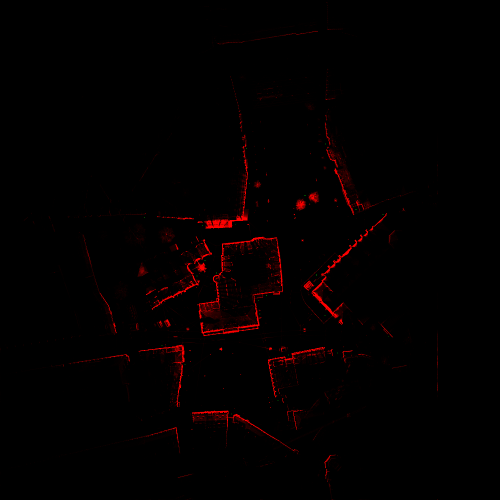
#> input picture imgs/bremen_altstadt_final.png, 1000 x 1000 px (shown at 1/2 size)
$ python points_to_polygons.py
#> lines starting #> are read from the running program, lines starting #| are printed output that depends on the picture
### points_to_segments/hough.py
from __future__ import division
import cv2
import numpy as np

class Hough:

	# [55 lines left out: functions __init__, TransformImage, GetLineSegments, DrawSegments, main, not called in this run]

# [2 lines that do not run on import are left out]

################################################################################

def image_to_segments(image):
	RESOLUTION = 1
	NUMBER_OF_ANGLES = 180
	VOTES_REQUIRED_TO_COUNT_AS_A_LINE = 70

	image[image < 100] = 0
	image[image >= 100] = 255
	image = cv2.cvtColor(image.astype(np.uint8), cv2.COLOR_BGR2GRAY)

	segments = []
	lines = cv2.HoughLinesP(
		image,
		RESOLUTION,
		np.pi/NUMBER_OF_ANGLES,
		VOTES_REQUIRED_TO_COUNT_AS_A_LINE
	)

	return np.array([[x1, y1, x2, y2] for x1, y1, x2, y2 in lines[0]])

### segments_to_polygons/main.py
from __future__ import division, print_function

from math import pi

import numpy as np

from config import *
from visualization import visualize_segments, visualize_position
from visualization import visualize_polygons
from geometry import point_distance, rotate_point_about_point
from geometry import shorten_point, farthest_point

NINETY_DEGREES = pi/2

# [13 lines left out: function generate_segments, not called in this run]

def generate_position(lower_bound=GENERATION_LOWER_BOUND, upper_bound=GENERATION_UPPER_BOUND):
  '''
  Returns an array of two numbers.
  '''
  return np.random.random_integers(lower_bound, upper_bound, size=2)

def get_rear_rectangle_corners(segment, position):
  '''
  Determine where the corners are that are farther from `position`. Rotates the
  bottom about the top 90 degrees, and a second time by -90 degrees. Takes the
  farthest point as one corner, and produces the other corner.
  '''
  segment_top, segment_bottom = segment[:2], segment[2:]

  rotated_a = rotate_point_about_point(segment_bottom, segment_top, -NINETY_DEGREES)
  rotated_b = rotate_point_about_point(segment_bottom, segment_top, NINETY_DEGREES)
  corner1 = farthest_point(position, [rotated_a, rotated_b])

  correct_angle = NINETY_DEGREES if corner1 == rotated_a else -NINETY_DEGREES
  corner2 = rotate_point_about_point(segment_top, segment_bottom, correct_angle)

  return corner1, corner2

def segments_to_polygons(segments, position, vision_range=200):
  '''
  segments: an matrix of shape [n, 4] where n is the number of segments.
  position: a 2-element array

  Returns polygons: a list (all polygons) of lists (individual polygons) of
  pairs (individual points).
  '''
  polygons = []

  for segment in segments:
    assumed_area = np.random.normal(
      loc=BUILDING_SIZE,
      scale=(10 * BUILDING_VARIANCE)**2
    )

    segment_top, segment_bottom = segment[:2], segment[2:]

    face_length = point_distance(segment_top, segment_bottom)
    # area = length * width, solve for length
    side_length = min(assumed_area / face_length, MAX_BUILDING_LENGTH)
    proportion_to_keep = side_length / face_length

    corner1, corner2 = get_rear_rectangle_corners(segment, position)

    if face_length < 10 or \
      (point_distance(position, corner1) > vision_range and \
       point_distance(position, corner2) > vision_range):
       continue

    polygons.append([
      segment_bottom,
      shorten_point(segment_bottom, corner2, proportion_to_keep),
      shorten_point(segment_top, corner1, proportion_to_keep),
      segment_top
    ])

  return polygons

###############################################################################

# [13 lines left out: function demo, not called in this run]

# [2 lines that do not run on import are left out]

### segments_to_polygons/geometry.py
from math import cos, sin

import numpy as np

def linear_interpolate(point_a, point_b, proportion):
  return point_a + proportion * (point_b - point_a)

def shorten_point(anchor_point, point_to_be_shortened, keep_proportion):
  '''
  Returns a new point somewhere between anchor_point and point_to_be_shortened
  '''
  return (
    linear_interpolate(anchor_point[0], point_to_be_shortened[0], keep_proportion),
    linear_interpolate(anchor_point[1], point_to_be_shortened[1], keep_proportion)
  )

def point_distance(point_a, point_b):
  '''
  Returns the Euclidean distance between two points.
  '''
  return np.sqrt(np.sum((point_a-point_b)**2))

def farthest_point(anchor, points):
  '''
  Returns the farthest point in `points` relative to `anchor`.
  '''
  longest_point = None
  longest_distance = float('-inf')

  for point in points:
    distance = point_distance(anchor, point)
    if distance > longest_distance:
      longest_distance = distance
      longest_point = point

  return longest_point

def rotate_point_about_point(point, anchor, radians):
  '''
  Rotate `point`, treating `anchor` as the origin.
  '''
  point_x, point_y = point
  anchor_x, anchor_y = anchor

  new_point_x = cos(radians) * (point_x-anchor_x) - sin(radians) * \
  (point_y-anchor_y) + anchor_x
  new_point_y = sin(radians) * (point_x-anchor_x) + cos(radians) * (point_y-anchor_y) + anchor_y

  return new_point_x, new_point_y

### segments_to_polygons/visualization.py
import numpy as np
import cv2

from config import CANVAS_SIZE

GREEN = (0, 200, 0)
RED = (0, 0, 200)
WHITE = (255, 255, 255)


# [28 lines left out: functions visualize_segments, visualize_position, visualize_polygons, not called in this run]

### points_to_polygons.py
import cv2
import numpy as np

from points_to_segments.hough import image_to_segments
from segments_to_polygons.main import segments_to_polygons, generate_position
from segments_to_polygons.visualization import visualize_segments, visualize_position
from segments_to_polygons.visualization import visualize_polygons


target_image = cv2.imread('imgs/bremen_altstadt_final.png')
#> target_image is the input picture: shape (1000, 1000, 3); mean B, G, R 0, 0, 3.5

position = generate_position(200, 800)
segments = image_to_segments(target_image)
#> in image_to_segments, `image[image >= 100] = 255`:
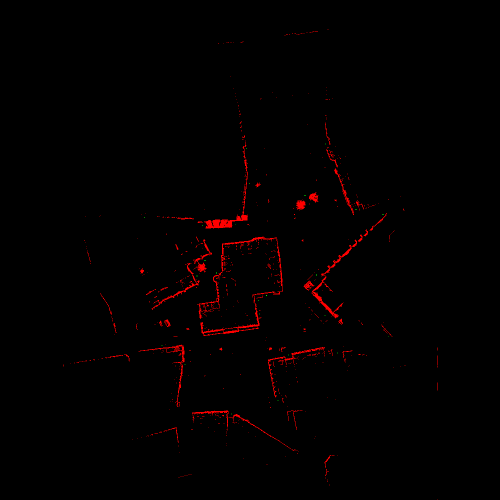
#> image: shape (1000, 1000, 3) (shown at 1/2 size); mean B, G, R 0, 0, 2.9
#> in image_to_segments, `image = cv2.cvtColor(image.astype(np.uint8), cv2.COLOR_BGR2GRAY)`:
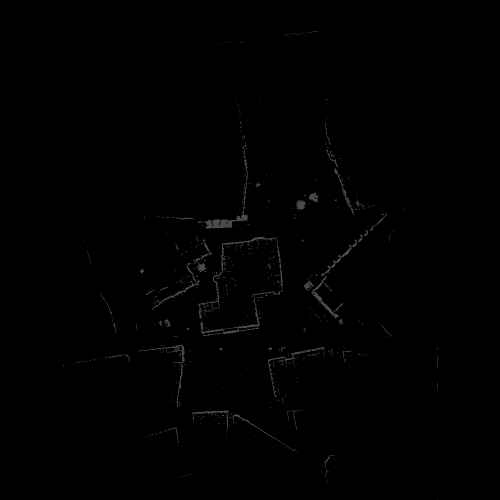
#> image: shape (1000, 1000) (shown at 1/2 size); min 0, max 150, mean 0.9
#> in image_to_segments, `lines = cv2.HoughLinesP( image, RESOLUTION, np.pi/NUMBER_OF_ANGLES, VO..`: lines = 186 rows, first 6: [649, 547, 659, 537], [717, 482, 724, 475], [749, 452, 772, 430], [630, 590, 674, 634], [616, 580, 626, 570], [716, 482, 724, 474]
#> segments = [[649, 547, 659, 537]]
polygons = segments_to_polygons(segments, position)
#> the loop in segments_to_polygons, `for segment in segments:` made 1 pass
#> (assumed_area, face_length, side_length, proportion_to_keep) on pass 1: (4946.8, 14.14, 75, 5.3)
#> after the loop in segments_to_polygons, `for segment in segments:`: polygons = [[[659, 537], (712, 590), (702, 600), [649, 547]]]
#> polygons = [[[659, 537], (712, 590), (702, 600), [649, 547]]]

results_image = np.zeros(target_image.shape)
results_image = visualize_polygons(results_image, polygons)
#> the loop in visualize_polygons, `for polygon in polygons:` made 1 pass
#> in visualize_polygons, `cv2.imwrite('results/with-polygons.png', image)`:
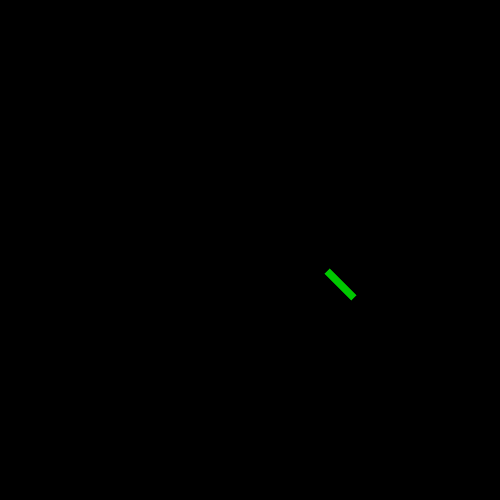
#> saved as with-polygons.png: shape (1000, 1000, 3) (shown at 1/2 size); mean B, G, R 0, 0.2, 0
results_image = visualize_segments(results_image, segments)
#> the loop in visualize_segments, `for segment in segments:` made 1 pass
results_image = visualize_position(results_image, position)

print('position', position)

white_stripe = np.ones((target_image.shape[0], 5, 3)) * 255

results_image = np.hstack([target_image, white_stripe, results_image])
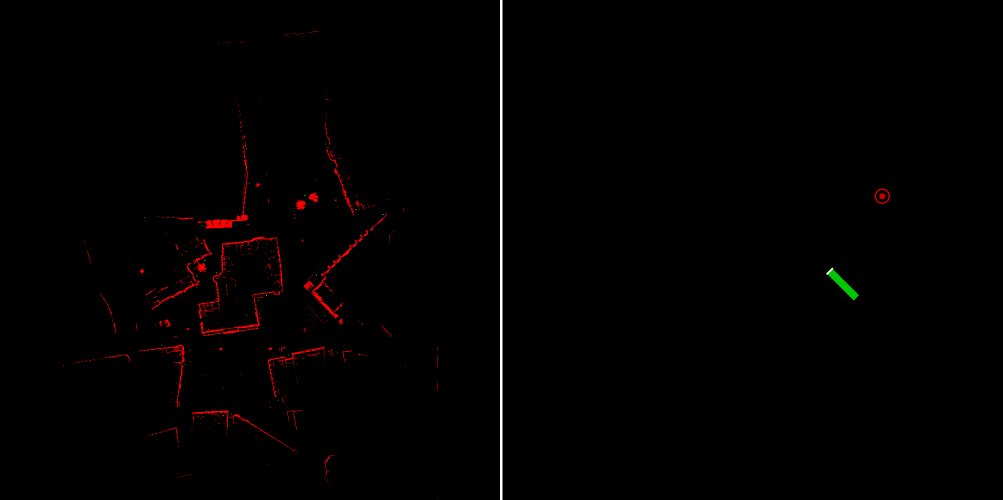
#> results_image: shape (1000, 2005, 3) float64 (shown at 1/2 size); mean B, G, R 0.6, 0.8, 2.1

cv2.imwrite('bremen-polygons.png', results_image)
